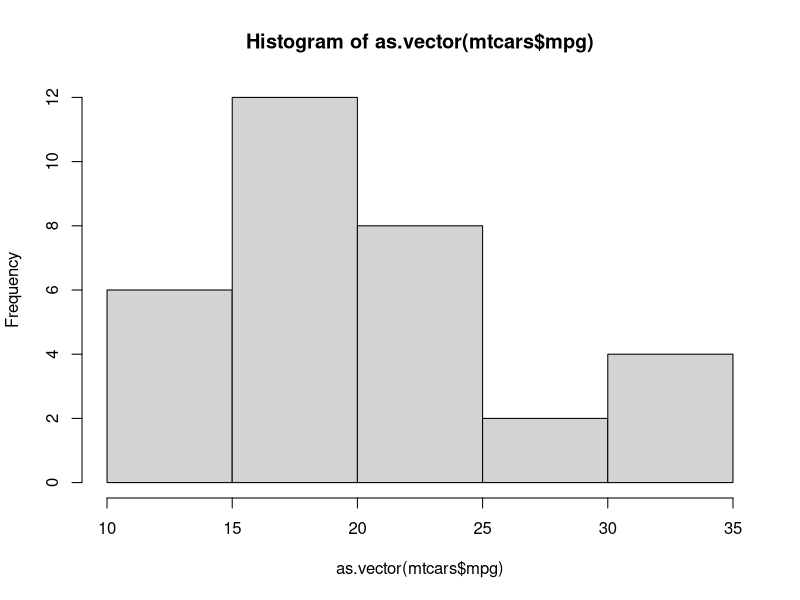
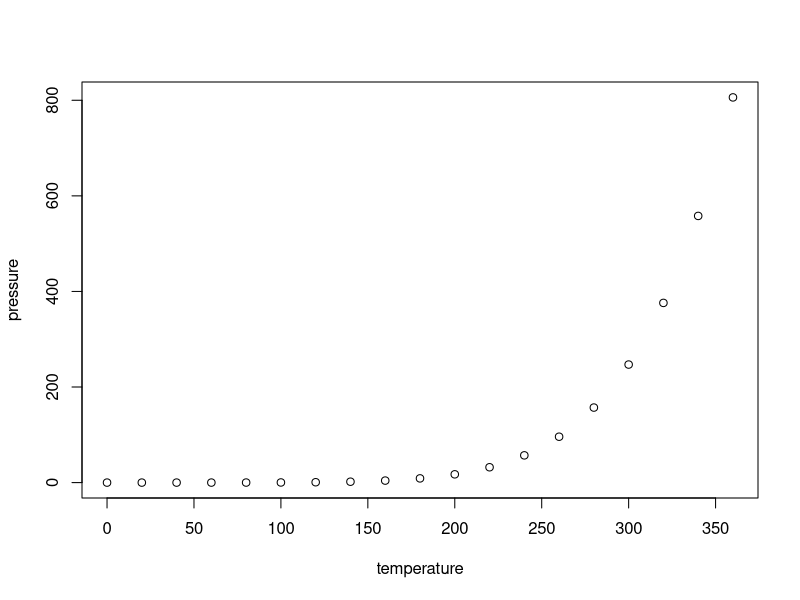

R code for these plots, in order:
## ---- chunk 1
knitr::opts_chunk$set(echo = TRUE)
## ---- chunk 2
# shortcuts: 
# ctrl + alt + i ==> new code chunk 
# ctrl + shift + k ==> knit doc
## ---- chunk 3
summary(cars)
hist(as.vector(mtcars$mpg))
## ---- chunk 4
plot(pressure)
